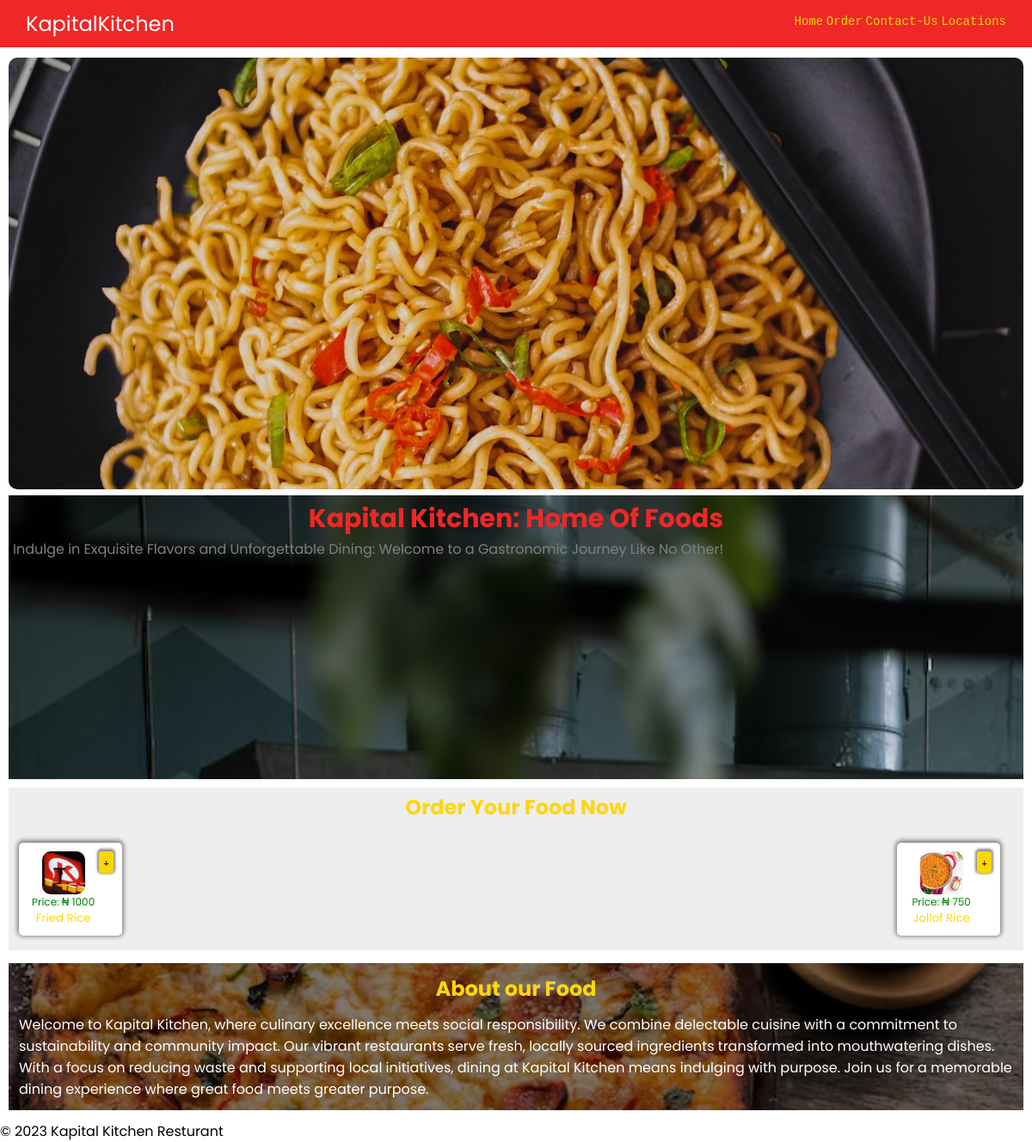
Before: / with the older database file.
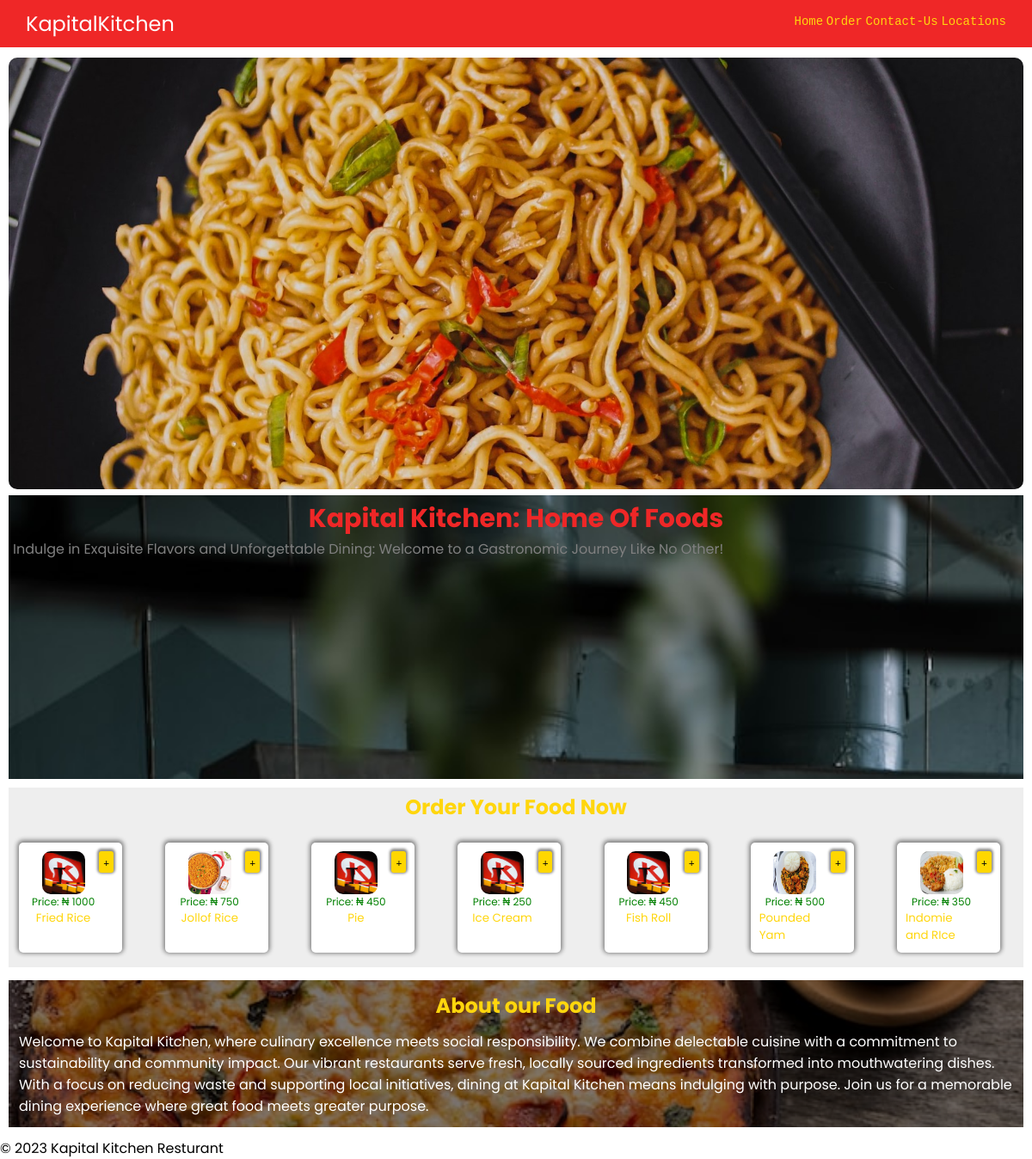
After: the same page with the newer database file.
### foods/models.py (models this page shows, shortened)
class Food(models.Model):
    name = models.CharField(max_length=100)
    ftype = models.CharField(max_length=100)
    quantity_avail = models.PositiveIntegerField()
    image=models.ImageField(default='default.jpg',upload_to='foods/')
    price = models.FloatField(blank=True, null=True)

### pages/views.py (the view)
# urls.py: 2. Add a URL to urlpatterns:  path('', views.home, name='home')
def home(request):
	food=Food.objects.all()
	return render(request,'pages/home.html',{'foods':food})

### templates/pages/home.html (shortened to what this page needs)
{% extends '_base.html' %}
{% load static %}
{% block head %}
    <link rel="stylesheet" type="text/css" href="{% static 'css/pages/home.css/' %}">
{% endblock %}
{% block content %}
    <section class="striking-hero-image">
        <img src="{% static '/images/striking-hero.jpg' %}" alt="noodles-in-pot">
    </section>
    <section id="Kapital">
        <center>
            <h1>
                Kapital Kitchen: <span >Home Of Foods</span>
            </h1>
        </center>
        <p>Indulge in Exquisite Flavors and Unforgettable Dining:<wbr> Welcome to a Gastronomic Journey Like No Other!</p>
    </section>
    <section class="land-page">
        <center>
            <h2>
                Order Your Food Now
            </h2>
        </center>
        <div class="foods-group">
            {% for food in foods%}
                <div class="food-placeholder">
                    <span class="add icon-btn">
                        <i class="fa-solid fa-plus fa-bounce" style="color: #080808;"></i>
                    </span>
                    <div class="food-group-item">
                        <img src="media/{{food.image}}" alt="{{food.name}}">
                        <small class="price-tag" style="color:green;"> Price: &#8358; {{food.price |floatformat}}</small>
                        <small>{{food.name}}</small>
                    </div>
                </div>
            {% endfor %}
        </div>
    </section>
    <section id="about-section">
        <h2>About our Food</h2>
        <p>
        Welcome to Kapital Kitchen, where culinary excellence meets social responsibility. We combine delectable cuisine with a commitment to sustainability and community impact. Our vibrant restaurants serve fresh, locally sourced ingredients transformed into mouthwatering dishes. With a focus on reducing waste and supporting local initiatives, dining at Kapital Kitchen means indulging with purpose. Join us for a memorable dining experience where great food meets greater purpose.</p>
    </section>
{% endblock %}

### templates/_base.html (shortened to what this page needs)
{% load static %}
<!DOCTYPE html>
<html>
<head>
	<link rel="stylesheet" type="text/css" href="{% static 'css/base.css'%}">
	{% block head %}
	{% endblock %}
</head>
<body>
	<nav id="nav" class="base-nav">
		<span id="nav-header" class="nav-header">
			KapitalKitchen
		</span>
		<ul id='nav-content'>
			<li>
				<a href="">Home</a>
			</li>
			<li>
				<a href="">Order</a>
			</li>
			<li>
				<a href="">Contact-Us</a>
			</li>
			<li>
				<a href="">Locations</a>
			</li>
		</ul>
	</nav>
	<section id="main-section" class="content-section">
		{% block content %}
		{% endblock %}
	</section>
	<footer>
		<span>
			&copy; 2023 Kapital Kitchen Resturant
		</span>
	</footer>
</body>
</html>

### static/css/base.css (style rules this page uses)
* { font-family: 'Poppins',sans-serif; margin:0; padding: 0; }
.base-nav { background: #ef2727; color: white; position: sticky; padding: 10px 30px; display: flex; justify-content: space-between; flex-direction: row; transition: box-shadow .7s ease-in-out; }
#nav-content { list-style-type: none; font-size: 14px; padding-top: 4px; }
#nav-content li { color: #ffd60d; display: inline; padding-top:3px; }
#nav-content li a { text-decoration: none; font-family: 'sans-serif',monospace; transition: color 1s ease; color: #ffd60d; }
.nav-header { font-size: 24px; }
.content-section { padding: 12px 10px; }

### static/css/pages/home.css (style rules this page uses)
.land-page { display: flex; flex-direction: column; background-color: #0001; margin-top: 10px; padding-top: 5px; padding-bottom: 5px; }
h1 { font-size: 30px; }
h2 { color: #ffd60d; position: relative; margin-bottom: 12px; }
h2::after { content: ""; width: 15px; position: absolute; height: 7px; }
.foods-group { overflow-x: scroll; overflow-y: hidden; color: #ffd60d; padding: 12px; display: flex; flex-basis: auto; justify-content: space-between; }
.striking-hero-image img { height: 50ch; object-fit: cover; width: 100%; border-radius: 10px; position: relative; z-index: -1; transition: opacity .3s; }
.food-group-item { width: 100px; display: flex; align-items: center; flex-direction: column; }
.food-placeholder { box-shadow: 0 -1px 5px 2px #00000075; margin-right: 15px; background-color: #fff; border-radius: 5px; display: flex; width: 100px; flex-direction: row-reverse; padding: 10px; max-height: 150px; }
.icon-btn { font-size: 12px; display: inline; float: right; height: 15px; box-shadow: 0 -1px 3px 2px #00000075; padding: 5px; border-radius: 3px; background-color: gold; }
.food-group-item img { width:50px; border-radius: 10px; height: 50px; }
.price-tag { font-size: 12px; }
#about-section { margin-top: 15px; position: relative; display: flex; padding: 12px; flex-direction: column; align-items: center; }
#about-section::before { content: ""; background-image: url('/static/images/thomas-tucker-MNtag_eXMKw-unsplash.jpg'); background-repeat: no-repeat; background-position: center; background-size: cover; width: 100%; height: 100%; position: absolute; top: 0; left: 0; filter: brightness(0.5); z-index: -1; }
#about-section p { color: #fff; }
#Kapital { background-image: url('/static/images/kitchen-image.jpg'); background-size: cover; background-repeat: no-repeat; height: 40vh; color: grey; background-position: cover; padding: 5px; }
#Kapital h1 { color: #ef2727; }

Changed rows visible on the page:
added Food: image (placeholder picture), price "450", name "Pie"
added Food: image (placeholder picture), price "250", name "Ice Cream"
added Food: image (placeholder picture), price "450", name "Fish Roll"
added Food: image (picture), price "500", name "Pounded Yam"
added Food: image (picture), price "350", name "Indomie and RIce"
